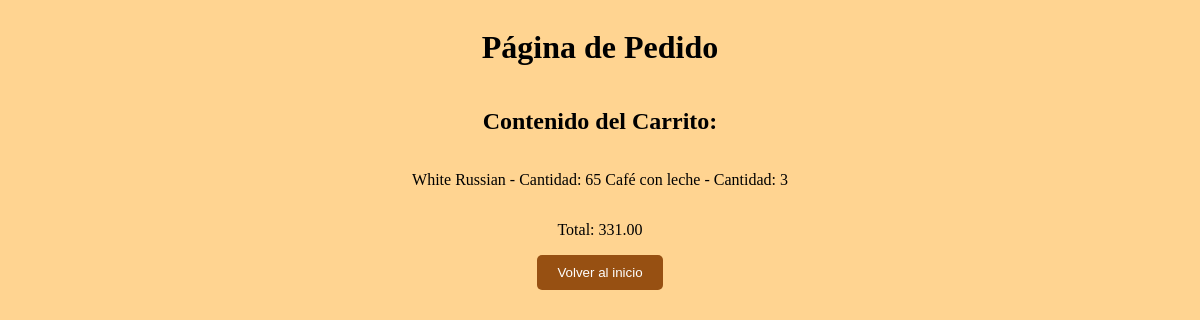
/paginaCompras/pedido/ (signed in), run on the app's committed database.
### paginaCompras/models.py (models this page shows, shortened)
class RegistroCompra(models.Model):
    usuario = models.ForeignKey(User, on_delete=models.CASCADE)
    fecha = models.DateTimeField(auto_now_add=True)
    contenido_carrito = models.TextField()
    total = models.DecimalField(max_digits=10, decimal_places=2, default=0)

### paginaCompras/views.py (the view)
# urls.py: path('pedido/', views.pedido, name='pedido'),
def pedido(request):
    registro_compra = RegistroCompra.objects.filter(usuario=request.user).last()
    contenido_carrito = ""
    if registro_compra:
        contenido_carrito = registro_compra.contenido_carrito
    context = {
        'contenido_carrito': contenido_carrito,
        'registro_compra': registro_compra,  # Agrega este campo al contexto
    }
    return render(request, 'Paginacompras/pedido.html', context)

### paginaCompras/templates/paginaCompras/pedido.html (shortened to what this page needs)
<!DOCTYPE html>
<html lang="en">
<head>
    {% load static %}
    <link rel="stylesheet" type="text/css" href="{% static 'css/carrito.css' %}">
</head>
<body>
    <h1>Página de Pedido</h1>
    <h2>Contenido del Carrito:</h2>
    <p>{{ contenido_carrito }}</p>
    <p>Total: {{ registro_compra.total }}</p>
    <a href="{% url 'home' %}"><button type="button">Volver al inicio</button></a>
</body>
</html>

### paginaCompras/static/css/carrito.css (style rules this page uses)
body { display: flex; flex-direction: column; align-items: center; justify-content: center; height: auto; background-color: #FFD491; }
button { padding: 10px 20px; margin-bottom: 15px; background-color: #975012; color: #fff; border: none; border-radius: 5px; cursor: pointer; }

### data on the page
RegistroCompra: contenido_carrito "White Russian - Cantidad: 65 Café con leche - Cantidad: 3", total "331.00"
